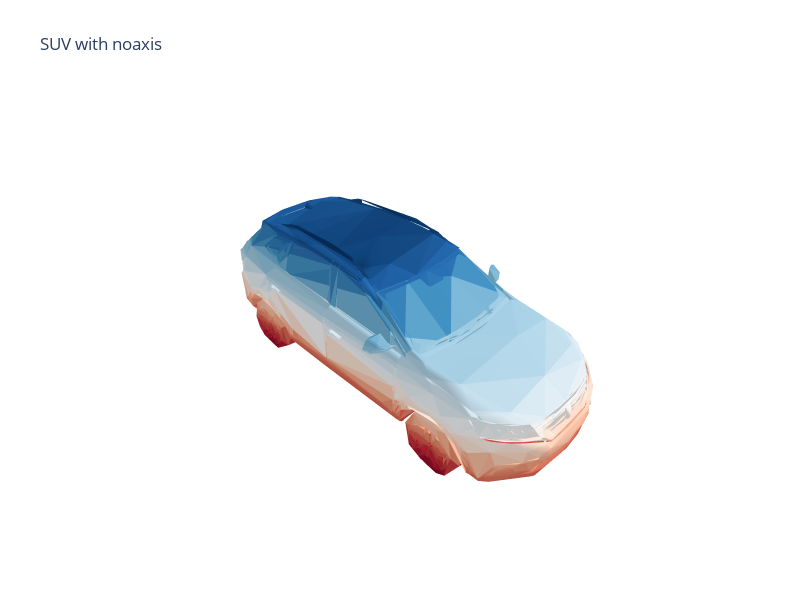
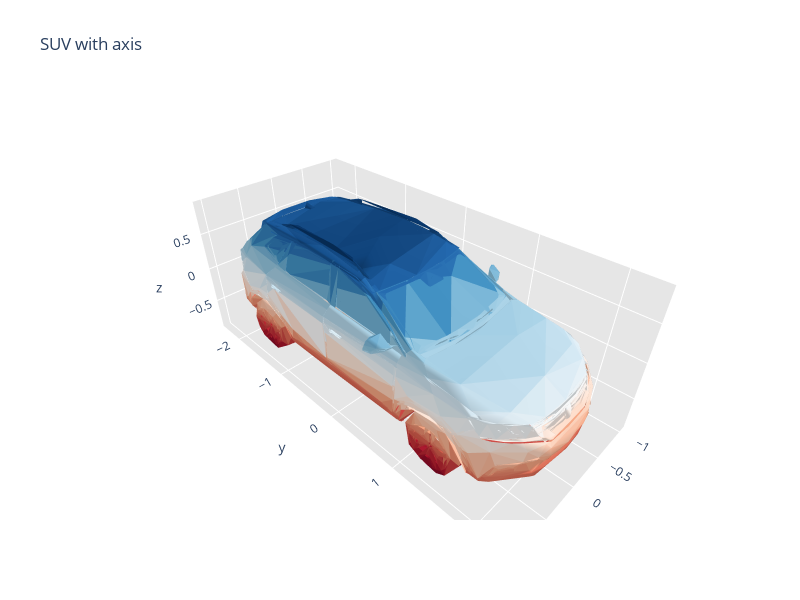

Notebook code for these charts, in order:
### Code cell
import json
import numpy as np
import matplotlib.pyplot as plt
import plotly.figure_factory as FF
import plotly.graph_objs as go

import numpy as np

with open('/disks/hdd/pku-autonomous-driving/car_models_json/rongwei-RX5.json') as json_file:
    data = json.load(json_file)
    vertices, triangles = np.array(data['vertices']), np.array(data['faces']) - 1
    
    x, y, z = vertices[:,0], vertices[:,2], -vertices[:,1]
    car_type = data['car_type']
    graph_data = plotly_trisurf(x,y,z, triangles, colormap=cm.RdBu, plot_edges=None)

    # with no axis
    noaxis=dict(showbackground=False,
            showline=False,
            zeroline=False,
            showgrid=False,
            showticklabels=False,
            title='')
    
    # with axis
    axis = dict(
        showbackground=True,
        backgroundcolor="rgb(230, 230,230)",
        gridcolor="rgb(255, 255, 255)",
        zerolinecolor="rgb(255, 255, 255)",
    )
    
    layout = go.Layout(
         title=car_type + ' with noaxis',
         width=800, height=600,
         scene=dict(
             xaxis=dict(noaxis), yaxis=dict(noaxis), zaxis=dict(noaxis),
#              aspectratio=dict( x=1, y=2, z=0.5)
         )
    )

    fig = go.Figure(data= graph_data, layout=layout)
    
    
    fig.show()
    
    layout = go.Layout(
         title=car_type + ' with axis', 
         width=800, height=600,
         scene=dict(
             xaxis=dict(axis), yaxis=dict(axis), zaxis=dict(axis),
#              aspectratio=dict( x=1, y=2, z=0.5)
         )
    )

    fig = go.Figure(data= graph_data, layout=layout)
    fig.update_layout(scene_aspectmode="data")
    
    fig.show()

### Figure 1 — Plotly figure (JSON) as saved in the notebook; plotly's stock layout.template omitted (floating-point values rounded to 4 significant figures; data arrays with more than 128 entries replaced by an {"elided": "..."} marker saying what was removed)
{"data": [{"facecolor": {"elided": "4999 str values"}, "i": {"elided": "4999 int values"}, "j": {"elided": "4999 int values"}, "k": {"elided": "4999 int values"}, "name": "", "type": "mesh3d", "x": {"elided": "4805 float values"}, "y": {"elided": "4805 float values"}, "z": {"elided": "4805 float values"}}], "layout": {"height": 600, "scene": {"xaxis": {"showbackground": false, "showgrid": false, "showline": false, "showticklabels": false, "title": {"text": ""}, "zeroline": false}, "yaxis": {"showbackground": false, "showgrid": false, "showline": false, "showticklabels": false, "title": {"text": ""}, "zeroline": false}, "zaxis": {"showbackground": false, "showgrid": false, "showline": false, "showticklabels": false, "title": {"text": ""}, "zeroline": false}}, "title": {"text": "SUV with noaxis"}, "width": 800}}

### Figure 2 — Plotly figure (JSON) as saved in the notebook; plotly's stock layout.template omitted (floating-point values rounded to 4 significant figures; data arrays with more than 128 entries replaced by an {"elided": "..."} marker saying what was removed)
{"data": [{"facecolor": {"elided": "4999 str values"}, "i": {"elided": "4999 int values"}, "j": {"elided": "4999 int values"}, "k": {"elided": "4999 int values"}, "name": "", "type": "mesh3d", "x": {"elided": "4805 float values"}, "y": {"elided": "4805 float values"}, "z": {"elided": "4805 float values"}}], "layout": {"height": 600, "scene": {"aspectmode": "data", "xaxis": {"backgroundcolor": "rgb(230, 230,230)", "gridcolor": "rgb(255, 255, 255)", "showbackground": true, "zerolinecolor": "rgb(255, 255, 255)"}, "yaxis": {"backgroundcolor": "rgb(230, 230,230)", "gridcolor": "rgb(255, 255, 255)", "showbackground": true, "zerolinecolor": "rgb(255, 255, 255)"}, "zaxis": {"backgroundcolor": "rgb(230, 230,230)", "gridcolor": "rgb(255, 255, 255)", "showbackground": true, "zerolinecolor": "rgb(255, 255, 255)"}}, "title": {"text": "SUV with axis"}, "width": 800}}
